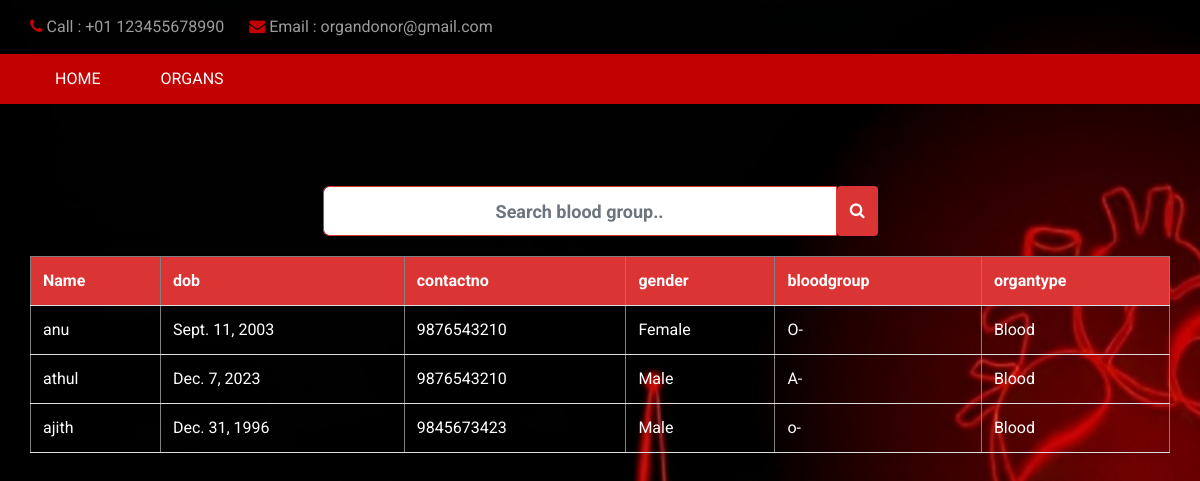
The app's page /blood/ with its own data.
### donar_app/models.py (models this page shows)
class donor(models.Model):
    name = models.CharField(max_length=100)
    dob = models.DateField()
    gender = models.CharField(max_length=10)
    bloodgroup = models.CharField(max_length=5)
    contactno = models.IntegerField()
    mail = models.CharField(max_length=100)
    address = models.CharField(max_length=100)
    emergency = models.IntegerField()
    organtype = models.CharField(max_length=100)
    agreement = models.CharField(max_length=100)

### donar_app/views.py (the view)
# urls.py: path('blood/',views.bloodview,name='blood'),
def bloodview(request):
    o=donor.objects.filter(organtype='Blood')
    return render (request,'list_donors.html',{'data':o})

### donar_app/templates/list_donors.html (shortened to what this page needs)
{% load static %}
<!DOCTYPE html>
<html>
<head>
    <link rel="stylesheet" type="text/css" href="{% static 'css/bootstrap.css' %}" />
    <link rel="stylesheet" type="text/css" href="https://cdnjs.cloudflare.com/ajax/libs/OwlCarousel2/2.3.4/assets/owl.carousel.min.css" />
    <link href="{% static 'css/font-awesome.min.css' %}" rel="stylesheet" />
    <link rel="stylesheet" href="https://cdnjs.cloudflare.com/ajax/libs/jquery-nice-select/1.1.0/css/nice-select.min.css" />
    <link rel="stylesheet" href="https://cdnjs.cloudflare.com/ajax/libs/bootstrap-datepicker/1.3.0/css/datepicker.css">
    <link href="{% static 'css/style.css' %}" rel="stylesheet" />
    <link href="{% static 'css/responsive.css' %}" rel="stylesheet" />
  </head>
  <body>
    <div class="hero_area">
      <header class="header_section">
        <div class="header_top">
          <div class="container">
            <div class="contact_nav">
              <a href="">
                <i class="fa fa-phone" aria-hidden="true"></i>
                <span>
                  Call : +01 123455678990
                </span>
              </a>
              <a href="">
                <i class="fa fa-envelope" aria-hidden="true"></i>
                <span>
                  Email : organdonor@gmail.com</span>
              </a>
            </div>
        </div>
   </div>
        <div class="header_bottom">
          <div class="container-fluid">
            <nav class="navbar navbar-expand-lg custom_nav-container ">
              <div class="collapse navbar-collapse" id="navbarSupportedContent">
                <div class="d-flex mr-auto flex-column flex-lg-row align-items-center">
                  <ul class="navbar-nav  ">
                    <li class="nav-item active">
                      <a class="nav-link" href="/h_home/">Home</a>
                    </li>
                    <li class="nav-item active">
                        <a class="nav-link" href="/donors/">Organs </a>
                      </li>
                  </ul>
                </div>
                </div>
              </div>
          </div>
        </div>
    <br><br><br>
<div class="container spacer">
  <div class="row justify-content-center">
    <div class="col-md-6">
      <form action="/search/" method="post" class="search-form">
        <div class="input-group">
          <input type="text" name="blood" class="search-input form-control" placeholder="Search blood group..">
          <span class="input-group-btn">
            <button class="btn btn-default" type="submit"><i class="fa fa-search"></i></button>
          </span>
        </div>
      </form>
    </div>
  </div>
</div>
    <div class="container">
      <table border="1">
        <tr class="first-row">
            <th>Name</th>
            <th>dob</th>
            <th>contactno</th>
            <th>gender</th>
            <th>bloodgroup</th>
            <th>organtype</th>
        </tr>
        {% for i in data %}
            <tr>
                <td>{{i.name}}</td>
                <td>{{i.dob}}</td>
                <td>{{i.contactno}}</td>
                <td>{{i.gender}}</td>
                <td>{{i.bloodgroup}}</td>
                <td>{{i.organtype}}</td>
            </tr>
        {% endfor %}
    </table>
    </div>
  </body>
</html>

### donar_app/static/css/style.css (style rules this page uses)
body { font-family: 'Roboto', sans-serif; color: #231918; background-color: #000000; overflow-x: hidden; }
a, a:hover, a:focus { text-decoration: none; }
.btn, .btn:focus { outline: none !important; -webkit-box-shadow: none; box-shadow: none; }
.hero_area { position: relative; }
.header_section .header_top { padding: 15px 0; }
.header_section .header_top .contact_nav { display: -webkit-box; display: -ms-flexbox; display: flex; }
.header_section .header_top .contact_nav a { margin-right: 25px; color: #9c9c9c; }
.header_section .header_top .contact_nav a i { color: #c20202; }
.header_section .header_bottom { background-color: #c20202; }
.header_section .header_bottom .container-fluid { padding-right: 25px; padding-left: 25px; }
.custom_nav-container { padding: 0; }
.custom_nav-container .navbar-nav .nav-item .nav-link { padding: 3px 15px; margin: 10px 15px; color: #ffffff; text-align: center; text-transform: uppercase; }

### donar_app/static/css/responsive.css (style rules this page uses)
@media (min-width: 1200px) { .container { max-width: 1170px; } }

### records on screen
donor: name "anu", dob "Sept. 11, 2003", contactno "9876543210", gender "Female", bloodgroup "O-", organtype "Blood"
donor: name "athul", dob "Dec. 7, 2023", contactno "9876543210", gender "Male", bloodgroup "A-", organtype "Blood"
donor: name "ajith", dob "Dec. 31, 1996", contactno "9845673423", gender "Male", bloodgroup "o-", organtype "Blood"
